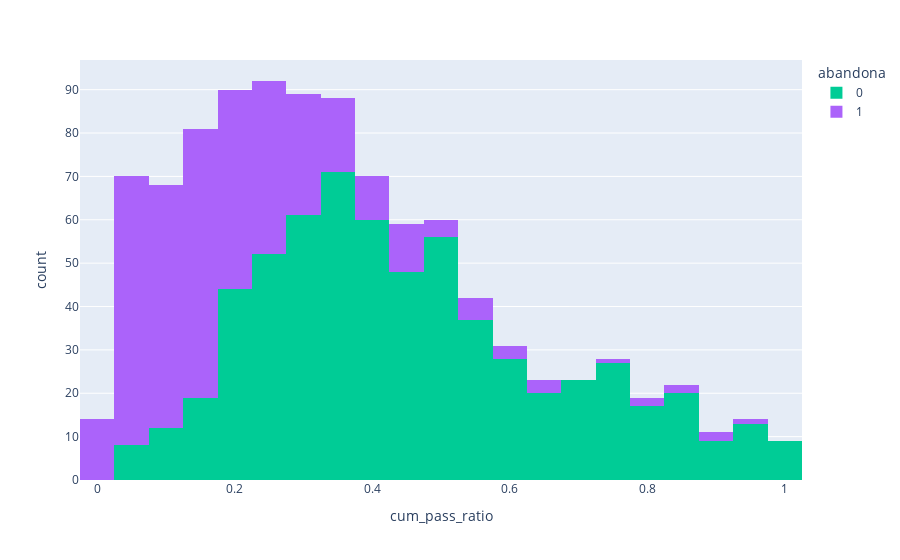
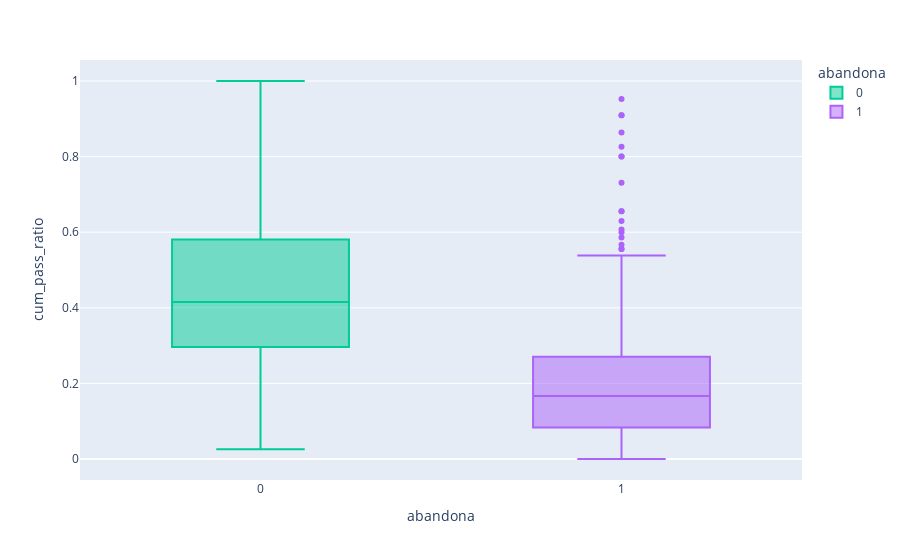
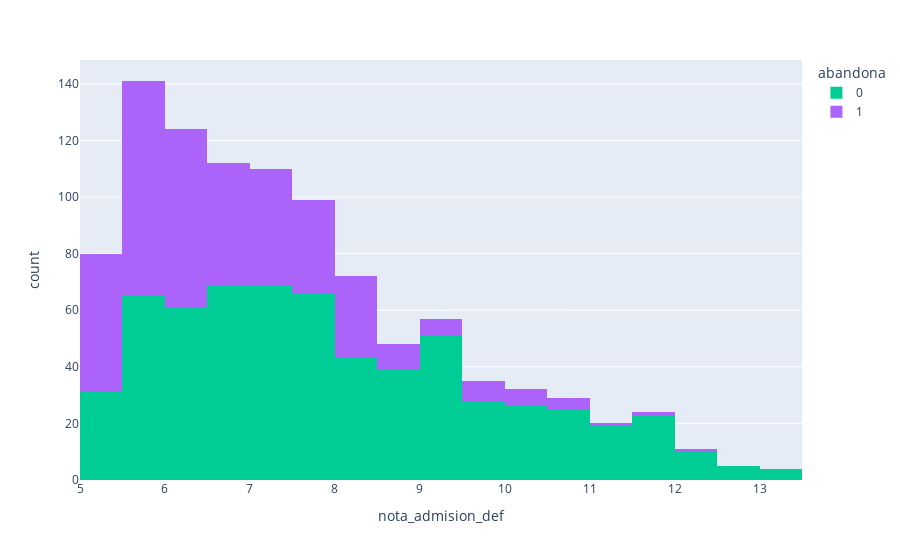
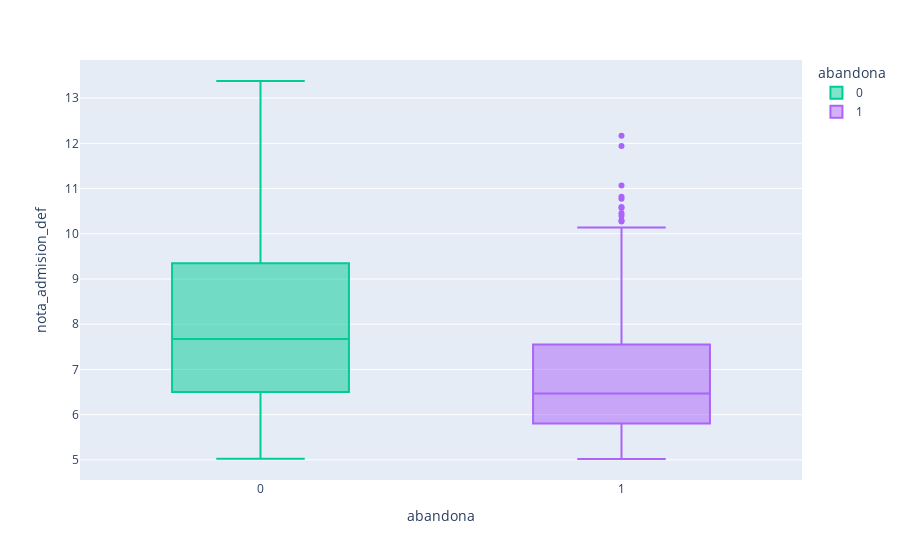

The notebook cell saved with these charts, in order:
### Code cell
for col in numerical_cols:
    fig = px.histogram(dv_analys_record_personal_access,x=col, color='abandona',
                  color_discrete_map={'N':'Red','S':'Blue'})
    fig1 = px.box(dv_analys_record_personal_access, x="abandona", y=col, 
                  color="abandona", color_discrete_map={'N':'Red','S':'Blue'})
    fig.show()
    fig1.show()

### Figure 1 — Plotly figure (JSON) as saved in the notebook; plotly's stock layout.template omitted (floating-point values rounded to 4 significant figures; data arrays with more than 128 entries replaced by an {"elided": "..."} marker saying what was removed)
{"data": [{"alignmentgroup": "True", "bingroup": "x", "hovertemplate": "abandona=0<br>cum_pass_ratio=%{x}<br>count=%{y}<extra></extra>", "legendgroup": "0", "marker": {"color": "#00cc96"}, "name": "0", "offsetgroup": "0", "orientation": "v", "showlegend": true, "type": "histogram", "x": {"elided": "634 float values"}, "xaxis": "x", "yaxis": "y"}, {"alignmentgroup": "True", "bingroup": "x", "hovertemplate": "abandona=1<br>cum_pass_ratio=%{x}<br>count=%{y}<extra></extra>", "legendgroup": "1", "marker": {"color": "#ab63fa"}, "name": "1", "offsetgroup": "1", "orientation": "v", "showlegend": true, "type": "histogram", "x": {"elided": "369 float values"}, "xaxis": "x", "yaxis": "y"}], "layout": {"barmode": "relative", "legend": {"title": {"text": "abandona"}, "tracegroupgap": 0}, "margin": {"t": 60}, "xaxis": {"anchor": "y", "domain": [0, 1], "title": {"text": "cum_pass_ratio"}}, "yaxis": {"anchor": "x", "domain": [0, 1], "title": {"text": "count"}}}}

### Figure 2 — Plotly figure (JSON) as saved in the notebook; plotly's stock layout.template omitted (floating-point values rounded to 4 significant figures; data arrays with more than 128 entries replaced by an {"elided": "..."} marker saying what was removed)
{"data": [{"alignmentgroup": "True", "hovertemplate": "abandona=%{x}<br>cum_pass_ratio=%{y}<extra></extra>", "legendgroup": "0", "marker": {"color": "#00cc96"}, "name": "0", "notched": false, "offsetgroup": "0", "orientation": "v", "showlegend": true, "type": "box", "x": {"elided": "634 int values"}, "x0": " ", "xaxis": "x", "y": {"elided": "634 float values"}, "y0": " ", "yaxis": "y"}, {"alignmentgroup": "True", "hovertemplate": "abandona=%{x}<br>cum_pass_ratio=%{y}<extra></extra>", "legendgroup": "1", "marker": {"color": "#ab63fa"}, "name": "1", "notched": false, "offsetgroup": "1", "orientation": "v", "showlegend": true, "type": "box", "x": {"elided": "369 int values"}, "x0": " ", "xaxis": "x", "y": {"elided": "369 float values"}, "y0": " ", "yaxis": "y"}], "layout": {"boxmode": "overlay", "legend": {"title": {"text": "abandona"}, "tracegroupgap": 0}, "margin": {"t": 60}, "xaxis": {"anchor": "y", "categoryarray": [0, 1], "categoryorder": "array", "domain": [0, 1], "title": {"text": "abandona"}}, "yaxis": {"anchor": "x", "domain": [0, 1], "title": {"text": "cum_pass_ratio"}}}}

### Figure 3 — Plotly figure (JSON) as saved in the notebook; plotly's stock layout.template omitted (floating-point values rounded to 4 significant figures; data arrays with more than 128 entries replaced by an {"elided": "..."} marker saying what was removed)
{"data": [{"alignmentgroup": "True", "bingroup": "x", "hovertemplate": "abandona=0<br>nota_admision_def=%{x}<br>count=%{y}<extra></extra>", "legendgroup": "0", "marker": {"color": "#00cc96"}, "name": "0", "offsetgroup": "0", "orientation": "v", "showlegend": true, "type": "histogram", "x": {"elided": "634 float values"}, "xaxis": "x", "yaxis": "y"}, {"alignmentgroup": "True", "bingroup": "x", "hovertemplate": "abandona=1<br>nota_admision_def=%{x}<br>count=%{y}<extra></extra>", "legendgroup": "1", "marker": {"color": "#ab63fa"}, "name": "1", "offsetgroup": "1", "orientation": "v", "showlegend": true, "type": "histogram", "x": {"elided": "369 float values"}, "xaxis": "x", "yaxis": "y"}], "layout": {"barmode": "relative", "legend": {"title": {"text": "abandona"}, "tracegroupgap": 0}, "margin": {"t": 60}, "xaxis": {"anchor": "y", "domain": [0, 1], "title": {"text": "nota_admision_def"}}, "yaxis": {"anchor": "x", "domain": [0, 1], "title": {"text": "count"}}}}

### Figure 4 — Plotly figure (JSON) as saved in the notebook; plotly's stock layout.template omitted (floating-point values rounded to 4 significant figures; data arrays with more than 128 entries replaced by an {"elided": "..."} marker saying what was removed)
{"data": [{"alignmentgroup": "True", "hovertemplate": "abandona=%{x}<br>nota_admision_def=%{y}<extra></extra>", "legendgroup": "0", "marker": {"color": "#00cc96"}, "name": "0", "notched": false, "offsetgroup": "0", "orientation": "v", "showlegend": true, "type": "box", "x": {"elided": "634 int values"}, "x0": " ", "xaxis": "x", "y": {"elided": "634 float values"}, "y0": " ", "yaxis": "y"}, {"alignmentgroup": "True", "hovertemplate": "abandona=%{x}<br>nota_admision_def=%{y}<extra></extra>", "legendgroup": "1", "marker": {"color": "#ab63fa"}, "name": "1", "notched": false, "offsetgroup": "1", "orientation": "v", "showlegend": true, "type": "box", "x": {"elided": "369 int values"}, "x0": " ", "xaxis": "x", "y": {"elided": "369 float values"}, "y0": " ", "yaxis": "y"}], "layout": {"boxmode": "overlay", "legend": {"title": {"text": "abandona"}, "tracegroupgap": 0}, "margin": {"t": 60}, "xaxis": {"anchor": "y", "categoryarray": [0, 1], "categoryorder": "array", "domain": [0, 1], "title": {"text": "abandona"}}, "yaxis": {"anchor": "x", "domain": [0, 1], "title": {"text": "nota_admision_def"}}}}
